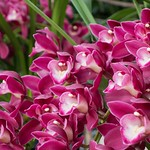
#> input picture 1cymbidium/23696105059.jpg, 150 x 150 px; its folder holds 4 pictures in this run
$ python gen_data_augmented.py
#> lines starting #> are read from the running program, lines starting #| are printed output that depends on the picture
from PIL import Image
import os, glob
import numpy as np
from sklearn import model_selection

flowers = [
    "1cymbidium", "2freesia", "3tulips", "4sakura",
    "5valley", "6rose", "7lily", "8sunflower", "9dahlia",
    "10gerbera", "11cyclamen", "12poinsettia"
]

num_classes = len(flowers)
image_size = 50
num_testdata = 5

# 画像の読み込み

X_train = []
X_test = []
Y_train = []
Y_test = []

for index, flower in enumerate(flowers):
    photos_dir = "./" + flower
    files = glob.glob(photos_dir + "/*jpg")
    for i, file in enumerate(files):
        print(i)
        if i >= 10: break
        image = Image.open(file)
#> image is the input picture: PIL image 150x150 RGB; mean R, G, B 145, 66.4, 92.5
        image = image.convert("RGB")
        image = image.resize((image_size, image_size))
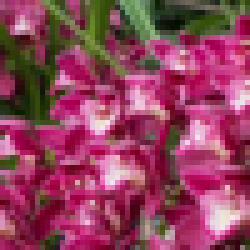
#> image: PIL image 50x50 RGB (shown 5 times larger); mean R, G, B 145, 66.5, 92.5
        data = np.asarray(image)
        if i < num_testdata:
            X_test.append(data)
            Y_test.append(index)
        else:
            for angle in range(-20, 25, 5):
                # 回転
                img_r = image.rotate(angle)
                data = np.asarray(img_r)
                X_train.append(data)
                Y_train.append(index)

                # 反転
                img_trans = img_r.transpose(Image.FLIP_LEFT_RIGHT)
                data = np.asarray(img_trans)
                X_train.append(data)
                Y_train.append(index)


        # X.append(data)
        # Y.append(index)
X_train = np.array(X_train)
X_test = np.array(X_test)
y_train = np.array(Y_train)
y_test = np.array(Y_test)
print("値をみてみよう")
# print(X_train)
# print(X_test)
print(y_train)
print(y_test)

# X = np.array(X)
# Y = np.array(Y)

# X_train, X_test, y_train, y_test = model_selection.train_test_split(X, Y)
xy = (X_train, X_test, y_train, y_test)
#> (the run stopped early here; a loop or call above may not have finished)
